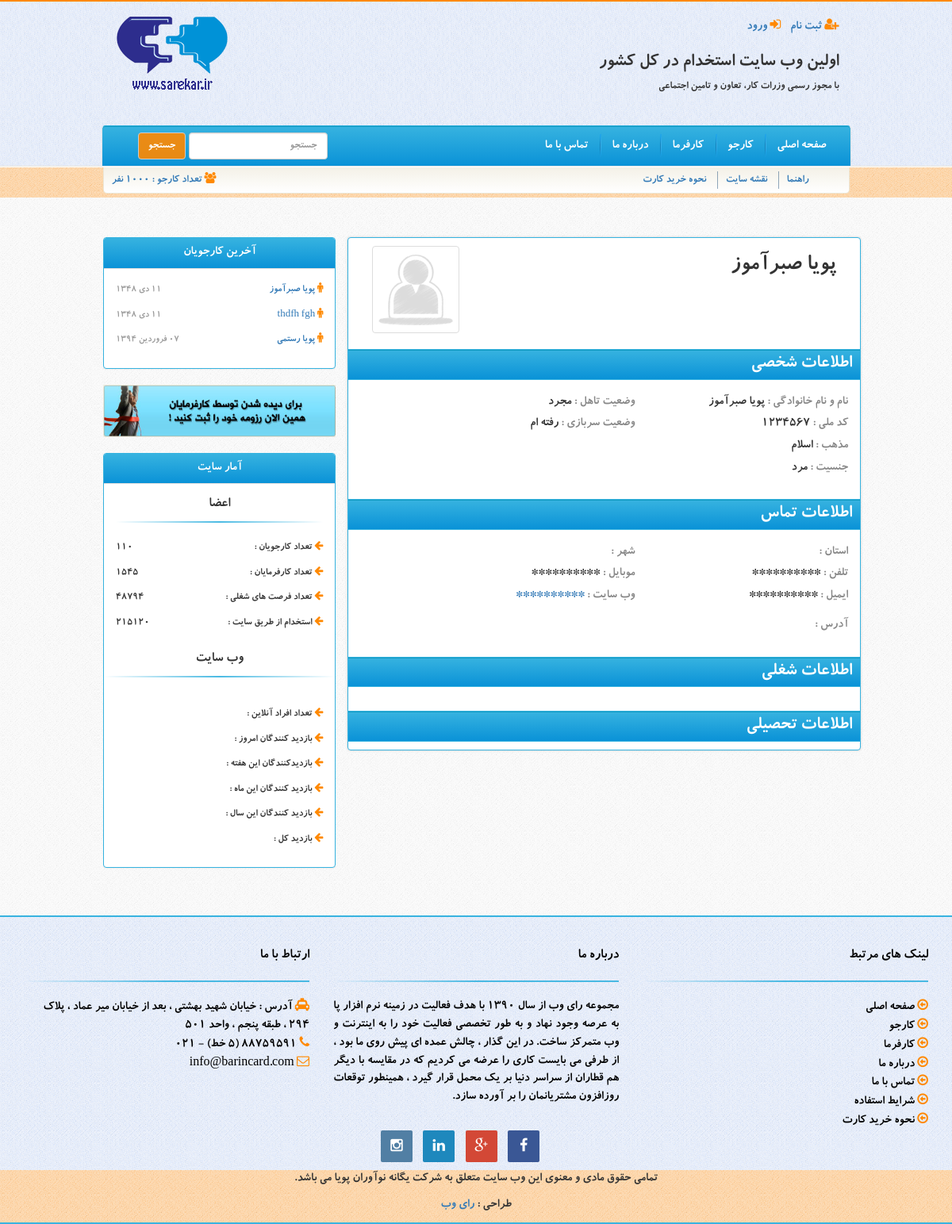
/?page=profile&id=1, run on an earlier commit of the app's database.
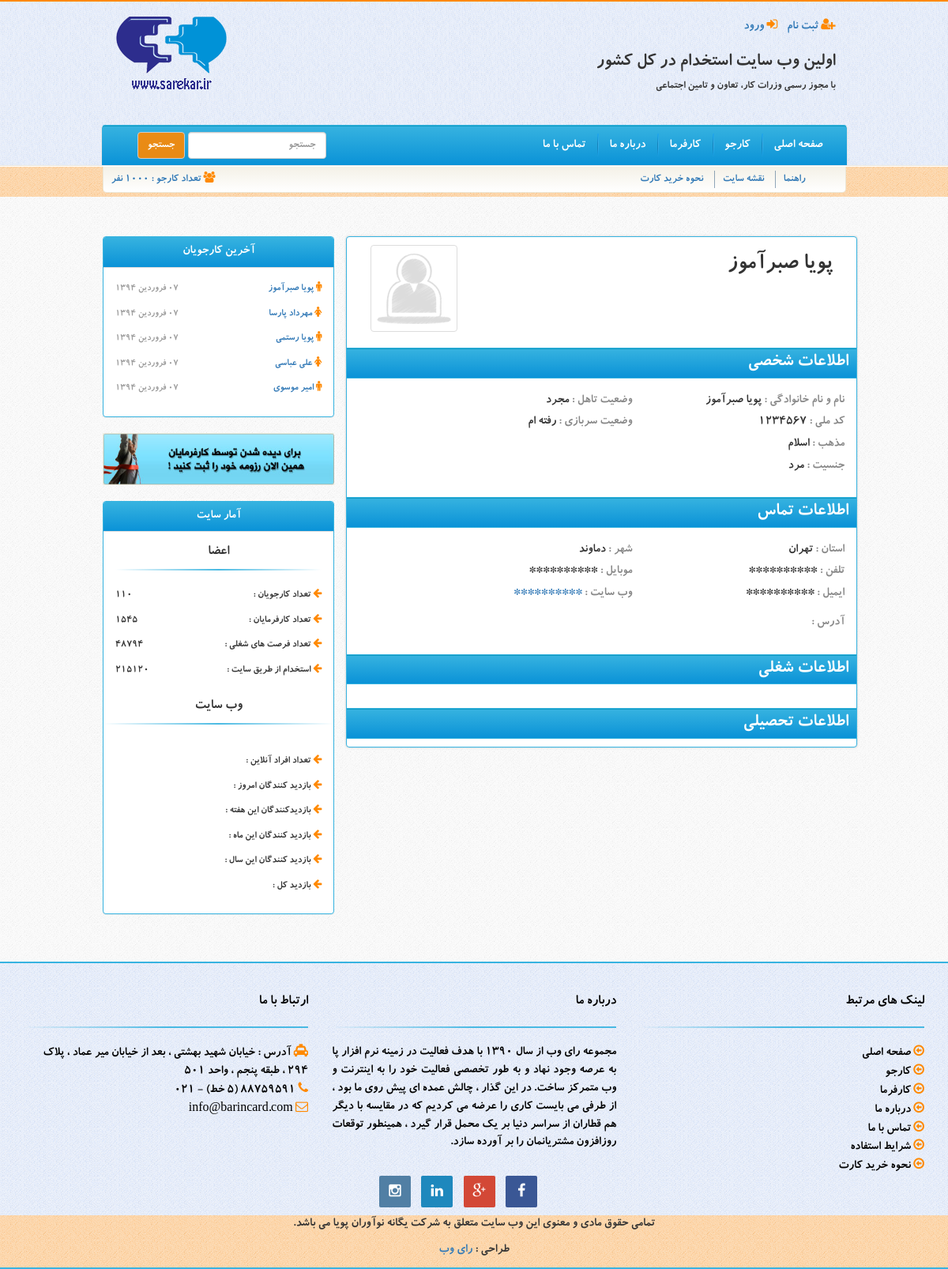
And on a later commit of the database.
### tables this page shows
CREATE TABLE IF NOT EXISTS `users` (
  `id` int(11) NOT NULL AUTO_INCREMENT,
  `activation_code` varchar(250) NOT NULL,
  `first_name` varchar(250) NOT NULL,
  `last_name` varchar(250) NOT NULL,
  `melli_code` varchar(250) NOT NULL,
  `password` varchar(250) NOT NULL,
  `religion` varchar(250) NOT NULL,
  `gender` varchar(250) NOT NULL,
  `soldiering_state` varchar(250) NOT NULL,
  `marriage_state` varchar(250) NOT NULL,
  `picture` varchar(250) NOT NULL,
  `birthday` bigint(20) NOT NULL,
  `mobile` varchar(250) NOT NULL,
  `tel` varchar(250) NOT NULL,
  `address` text NOT NULL,
  `email` varchar(250) NOT NULL,
  `website` varchar(250) NOT NULL,
  `job_state` varchar(250) NOT NULL,
  `job_kind` varchar(255) NOT NULL,
  `salary` varchar(255) NOT NULL,
  `province_id_2` int(11) NOT NULL,
  `city_id` int(11) NOT NULL,
  `about_me` text NOT NULL,
  `register_date` bigint(20) NOT NULL,
  PRIMARY KEY (`id`)
);

CREATE TABLE IF NOT EXISTS `city` (
  `id` int(11) NOT NULL AUTO_INCREMENT,
  `name` varchar(64) NOT NULL,
  `province` int(11) NOT NULL,
  PRIMARY KEY (`id`)
);

CREATE TABLE IF NOT EXISTS `province` (
  `id` int(10) unsigned NOT NULL AUTO_INCREMENT,
  `name` varchar(64) NOT NULL,
  PRIMARY KEY (`id`)
);

### core/jdf.php (called while the page is built, shortened)
<?php
function jdate($format,$timestamp='',$none='',$time_zone='Asia/Tehran',$tr_num='fa'){
 $T_sec=0;
 $ts=$T_sec+(($timestamp=='' or $timestamp=='now')?time():tr_num($timestamp));
 $date=explode('_',date('H_i_j_n_O_P_s_w_Y',$ts));
 list($j_y,$j_m,$j_d)=gregorian_to_jalali($date[8],$date[3],$date[2]);
 $sl=strlen($format);
 $out='';
 for($i=0; $i<$sl; $i++){
  $sub=substr($format,$i,1);
  switch($sub){
	case'd':
	$out.=($j_d<10)?'0'.$j_d:$j_d;
	break;
	case'F':
	$out.=jdate_words(array('mm'=>$j_m),' ');
	break;
	case'Y':
	$out.=$j_y;
	break;
	default:$out.=$sub;
  }
 }
 return($tr_num!='en')?tr_num($out,'fa','.'):$out;
}
function tr_num($str,$mod='en',$mf='٫'){
 $num_a=array('0','1','2','3','4','5','6','7','8','9','.');
 $key_a=array('۰','۱','۲','۳','۴','۵','۶','۷','۸','۹',$mf);
 return($mod=='fa')?str_replace($num_a,$key_a,$str):str_replace($key_a,$num_a,$str);
}
function jdate_words($array,$mod=''){
 foreach($array as $type=>$num){
  $num=(int)tr_num($num);
  switch($type){
	case'mm':
	$key=array
	('فروردین','اردیبهشت','خرداد','تیر','مرداد','شهریور','مهر','آبان','آذر','دی','بهمن','اسفند');
	$array[$type]=$key[$num-1];
	break;
  }
 }
 return($mod=='')?$array:implode($mod,$array);
}
function gregorian_to_jalali($g_y,$g_m,$g_d,$mod=''){
	$g_y=tr_num($g_y); $g_m=tr_num($g_m); $g_d=tr_num($g_d);
 $d_4=$g_y%4;
 $g_a=array(0,0,31,59,90,120,151,181,212,243,273,304,334);
 $doy_g=$g_a[(int)$g_m]+$g_d;
 $d_33=(int)((($g_y-16)%132)*.0305);
 $a=($d_33==3 or $d_33<($d_4-1) or $d_4==0)?286:287;
 $b=(($d_33==1 or $d_33==2) and ($d_33==$d_4 or $d_4==1))?78:(($d_33==3 and $d_4==0)?80:79);
 if($doy_g>$b){
  $jy=$g_y-621; $doy_j=$doy_g-$b;
 }else{
  $jy=$g_y-622; $doy_j=$doy_g+$a;
 }
 if($doy_j<187){
  $jm=(int)(($doy_j-1)/31); $jd=$doy_j-(31*$jm++);
 }else{
  $jm=(int)(($doy_j-187)/30); $jd=$doy_j-186-($jm*30); $jm+=7;
 }
 return($mod=='')?array($jy,$jm,$jd):$jy.$mod.$jm.$mod.$jd;
}

### include/profile/contact_info.php (the view, shortened to what this page needs)
<?php
	$contact_info_query = " SELECT users.mobile,users.website,users.tel,users.email,users.address,city.name AS city_name , province.name AS province_name FROM `users` INNER JOIN city ON users.city_id = city.id INNER JOIN
							province ON city.province = province.id WHERE users.id = '$user_id' LIMIT 1 ; " ;
	$contact_info_result = mysqli_query($connection,$contact_info_query);
	$contact_info_row = mysqli_fetch_assoc($contact_info_result);
	if($visit){
		$contact_info_row['mobile'] = substr_replace($contact_info_row['mobile'],'**********',0);
		$contact_info_row['tel'] = substr_replace($contact_info_row['tel'],'**********',0);
		$contact_info_row['email'] = substr_replace($contact_info_row['email'],'**********',0);
		$contact_info_row['website'] = substr_replace($contact_info_row['website'],'**********',0);
		}
?>
<div class="row">
        <h3 class="title">اطلاعات تماس</h3>
         <div class="col-sm-2" style="padding-left:0 !important">
        </div>
        <div class="col-sm-5">
        	<h4 class="title-info">شهر : <span class="detail"><?php echo $contact_info_row['city_name']; ?></span></h4>
            <h4 class="title-info">موبایل : <span class="detail"><?php echo $contact_info_row['mobile']; ?></span></h4>
            <h4 class="title-info">وب سایت : <span class="detail"><a target="_blank" href="<?php echo $contact_info_row['website']; ?>"><?php echo $contact_info_row['website']; ?></a></span></h4>
        </div>
        <div class="col-sm-5">
          <h4 class="title-info">استان : <span class="detail"><?php echo $contact_info_row['province_name']; ?></span></h4>
          <h4 class="title-info">تلفن : <span class="detail"><?php echo $contact_info_row['tel']; ?></span></h4>
          <h4 class="title-info">ایمیل : <span class="detail"><?php echo $contact_info_row['email']; ?></span></h4>
 		</div>
        <div class="col-xs-12">
        	<h4 class="title-info">آدرس : <span class="detail"><?php echo $contact_info_row['address']; ?></span></h4>
        </div>
</div>

### index.php (shortened to what this page needs)
<!DOCTYPE HTML>
<html>
<head>
    <link rel="stylesheet" href="css/bootstrap.min.css"
    type="text/css" media="all"/>
    <link rel="stylesheet" type="text/css" href="font-awesome/css/font-awesome.min.css">
    <link rel="stylesheet" type="text/css" href="css/custom.css"/>
    </head>
<body>
<div class="container-fluid header-bg">
	<div class="col-md-10 col-md-offset-1">
    	<div class="logo col-md-3 text-left">
        	<img src="images/logo.png">
        </div>
        <div class="col-md-9 top-header">
        	<ul>
            <?php
				if(!isset($_SESSION['active_user_id'])){
					echo '
					<li><a href="?page=signup"><i class="fa fa-user-plus"></i> ثبت نام </a></li>
					<li><a href="?page=login"><i class="fa fa-sign-in"></i> ورود </a></li>';
					}
			?>
            </ul>
            <h3>اولین وب سایت استخدام در کل کشور</h3>
            <h5>با مجوز رسمی وزرات کار، تعاون و تامین اجتماعی</h5>
        </div>
        <div class="clearfix"></div>
        <nav class="navbar navbar-default">
  <div class="container-fluid">
    <div class="collapse navbar-collapse" id="bs-example-navbar-collapse-1">
      <form class="navbar-form navbar-left" role="search">
        <div class="form-group">
          <input type="text" class="form-control" placeholder="جستجو">
        </div>
        <button type="submit" class="btn btn-default submit">جستجو</button>
      </form>
      <ul class="nav navbar-nav navbar-right">
        <li class="pull-right bg"><a href="?page=home">صفحه اصلی</a></li>
        <li class="pull-right bg"><a href="#">کارجو</a></li>
        <li class="pull-right bg"><a href="#">کارفرما</a></li>
        <li class="pull-right bg"><a href="?page=about">درباره ما</a></li>
        <li class="pull-right"><a href="?page=contact">تماس با ما</a></li>
      </ul>
    </div>
  </div>
</nav>
    </div>
</div>
	<div class="container-fluid header-bg1">
    <div class="col-md-10 col-md-offset-1" style="padding:0 17px;">
		<div class="header-bottom">
        	<ul>
            	<li class="border-left"><a href="#">راهنما</a></li>
                <li class="border-left"><a href="#">نقشه سایت</a></li>
                <li><a href="#">نحوه خرید کارت</a></li>
                <li class="pull-left"><a><i class="fa fa-users"></i> تعداد کارجو : 1000 نفر</a></li>
            </ul>
        </div>
        </div>
    </div>
	<div class="col-md-10 col-md-offset-1">
<?php
	if(isset($_GET['page'])){
				if(is_file('include/'.$_GET['page'].'.php')){
					include 'include/'.$_GET['page'].'.php';
					}else{
					die('صفحه مورد نظر وجود ندارد');
					}
				}else{
					include 'include/home.php';
					}
?>
	</div>
    <div class="footer">
    	<div class="container">
        <div class="row">
            <div class="col-md-4">
            	<div>
                   <h4>ارتباط با ما</h4>
                   <hr class="hr-beauty">
                   <ul>
                        <li><i class="fa fa-taxi"></i> آدرس : خیابان شهید بهشتی ، بعد از خیابان میر عماد ، پلاک 294 ، طبقه پنجم ، واحد 501 </li>
                        <li><i class="fa fa-phone"></i> 88759591 (5 خط) - 021 </li>
                        <li><i class="fa fa-envelope-o"></i><a href="mailto:info@barincard.com" title="Email Us"> info@barincard.com </a></li>
                    </ul>
                 </div>
            </div>
            <div class="col-md-4">
            	<div class="col">
                    <h4>درباره ما</h4>
                    <hr class="hr-beauty">
                    <p align="justify">مجموعه رای وب از سال 1390 با هدف فعالیت در زمینه نرم افزار پا به عرصه وجود نهاد و به طور تخصصی فعالیت خود را به اینترنت و وب متمرکز ساخت. در این گذار ، چالش عمده ای پیش روی ما بود ، از طرفی می بایست کاری را عرضه می کردیم که در مقایسه با دیگر هم قطاران از سراسر دنیا بر یک محمل قرار گیرد ، همینطور توقعات روزافزون مشتریانمان را بر آورده سازد. </p>
                </div>
            </div>
             <div class="col-md-4">
             	<div class="col">
                    <h4>لینک های مرتبط</h4>
                    <hr class="hr-beauty">
                    <ul>
                    	<li><a href="/home/"><i class="fa fa-arrow-circle-o-left"></i> صفحه اصلی </a></li>
                        <li><a href="/article/"><i class="fa fa-arrow-circle-o-left"></i> کارجو</a></li>
                        <li><a href="/hire/"><i class="fa fa-arrow-circle-o-left"></i> کارفرما</a></li>
                        <li><a href="/courses/"><i class="fa fa-arrow-circle-o-left"></i> درباره ما</a></li>
                        <li><a href="/works/"><i class="fa fa-arrow-circle-o-left"></i> تماس با ما</a></li>
                        <li><a href="/about/"><i class="fa fa-arrow-circle-o-left"></i> شرایط استفاده</a></li>
                        <li><a href="/contact/"><i class="fa fa-arrow-circle-o-left"></i> نحوه خرید کارت</a></li>
                    </ul>
                </div>
            </div>
        </div>
        <div class="container text-center col col-social-icons">
        <a href="https://www.facebook.com/raywebco" target="_blank"><i class="fa fa-facebook"></i></a>
        <a href="https://plus.google.com/communities/107271610650119455714"><i class="fa fa-google-plus"></i></a>
        <a href="#"><i class="fa fa-linkedin"></i></a>
        <a href="#"><i class="fa fa-instagram"></i></a>
        <br>
        </div>
    </div>
    </div>
    <div class="footer-end">
    	<p class="text-center">تمامی حقوق مادی و معنوی این وب سایت متعلق به شرکت یگانه نوآوران پویا می باشد.</p>
   		<p class="text-center">طراحی : <a href="http://rayweb.ir">رای وب</a></p>
    </div>
</body>
</html>

### include/profile.php (shortened to what this page needs)
<?php
	if(isset($_GET['id'])){
		$user_id = $_GET['id'];
		$visit = true;
	}else{
		$user_id = $_SESSION['active_user_id'];
		$visit = false;
		}
	$users_fetch_query = " SELECT * FROM `users` WHERE `id` = '$user_id' LIMIT 1 ; " ;
	$users_fetch_result = mysqli_query($connection,$users_fetch_query);
	$users_fetch_row = mysqli_fetch_assoc($users_fetch_result);
?>
<div class="home">
	<?php include 'left_nav.php'; ?>
	<div class="col-md-8 profile">
    	<div class="col-sm-3 img-personaly" dir="ltr">
        <?php
		if($users_fetch_row['picture']){
        	echo "<img src='images/personaly/$users_fetch_row[picture]' class='img-responsive img-thumbnail' style='margin:auto'>";
		}else{
			echo "<img src='images/personaly/profile.png' class='img-responsive img-thumbnail' style='margin:auto'>";
			}
		?>
        </div>
        <div class="col-sm-9">
        	<h2><?php echo $users_fetch_row['first_name'].' '.$users_fetch_row['last_name']; ?></h2>
        </div>
        <div class="clearfix"></div>
            <?php include 'profile/user_info.php'; ?>
            <?php include 'profile/contact_info.php'; ?>
            <?php include 'profile/job_info.php'; ?>
            <?php include 'profile/education_info.php'; ?>
</div>
</div>

### include/left_nav.php
<?php
	$last_users = '';
	$last_users_query = " SELECT * FROM `users` LIMIT 5 ; " ;
	$last_users_result = mysqli_query($connection,$last_users_query);
	while($last_users_row = mysqli_fetch_assoc($last_users_result)){
		$gender = 'male';
		if($last_users_row['gender'] == 'زن'){
		$gender = 'female';
			}
			$last_users_row['register_date'] = jdate("d F Y" , $last_users_row['register_date']);
			$last_users .= "<p><i class='fa fa-$gender'></i><a href='?page=profile&id=$last_users_row[id]'> $last_users_row[first_name] $last_users_row[last_name] </a>
							</p><p align='left'>$last_users_row[register_date]</p>";
		}
?>
<div class="col-md-4">
    	<div class="panel panel-default border">
          <div class="panel-heading">
            <h3 class="panel-title text-center">آخرین کارجویان</h3>
          </div>
          <div class="panel-body last-user">
            <?php echo $last_users; ?>
          </div>
        </div>
        <div>
        <img src="images/sidebar1.jpg" class="img-responsive">
        </div>
        <div class="panel panel-default stat border">
          <div class="panel-heading">
            <h2 class="panel-title text-center">آمار سایت</h2>
          </div>
          <div class="panel-body">
          	<h4 class="text-center">اعضا</h4>
            <hr class="hr-light">
            <p><i class="fa fa-arrow-left"></i> تعداد کارجویان : </p><p align="left">110</p>
            <p><i class="fa fa-arrow-left"></i> تعداد کارفرمایان :  </p><p align="left">1545</p>
            <p><i class="fa fa-arrow-left"></i> تعداد فرصت های شغلی :  </p><p align="left">48794</p>
            <p><i class="fa fa-arrow-left"></i> استخدام از طریق سایت :  </p><p align="left">215120</p>
          </div>
           <h4 class="text-center">وب سایت</h4>
            <hr class="hr-light">
          <div class="panel-body">
            <p><i class="fa fa-arrow-left"></i> تعداد افراد آنلاین :</p><p align="left"><?php echo $online; ?></p>
            <p><i class="fa fa-arrow-left"></i> بازدید کنندگان امروز :  </p><p align="left"><?php echo $day; ?></p>
            <p><i class="fa fa-arrow-left"></i> بازدیدکنندگان این هفته :  </p><p align="left"><?php echo $week; ?></p>
            <p><i class="fa fa-arrow-left"></i> بازدید کنندگان این ماه :  </p><p align="left"><?php echo $month; ?></p>
            <p><i class="fa fa-arrow-left"></i> بازدید کنندگان این سال :  </p><p align="left"><?php echo $year; ?></p>
            <p><i class="fa fa-arrow-left"></i> بازدید کل :  </p><p align="left"><?php echo $all; ?></p>
          </div>
        </div>
    </div>

### include/profile/user_info.php (shortened to what this page needs)
<div class="row">
            <h3 class="title">اطلاعات شخصی</h3>
            <div class="col-sm-2" style="padding-left:0 !important">
            </div>
            <div class="col-sm-5">
                <h4 class="title-info">وضعیت تاهل : <span class="detail"><?php echo $users_fetch_row['marriage_state']; ?></span></h4>
                <h4 class="title-info">وضعیت سربازی : <span class="detail"><?php echo $users_fetch_row['soldiering_state']; ?></span></h4>
            </div>
            <div class="col-sm-5">
              <h4 class="title-info">نام و نام خانوادگی : <span class="detail"><?php echo $users_fetch_row['first_name'].' '.$users_fetch_row['last_name']; ?></span></h4>
              <h4 class="title-info">کد ملی : <span class="detail"><?php echo $users_fetch_row['melli_code']; ?></span></h4>
              <h4 class="title-info">مذهب : <span class="detail"><?php echo $users_fetch_row['religion']; ?></span></h4>
              <h4 class="title-info">جنسیت : <span class="detail"><?php echo $users_fetch_row['gender']; ?></span></h4>
            </div>
</div>

### include/profile/job_info.php (shortened to what this page needs)
<div class="row">
	<h3 class="title">اطلاعات شغلی
	</h3>
</div>

### include/profile/education_info.php (shortened to what this page needs)
<div class="row">
        <h3 class="title">اطلاعات تحصیلی
    	</h3>
</div>

What changed in the data, as far as the page shows it:
changed users "صبرآموز": last_users_row "۱۱ دی ۱۳۴۸" → "۰۷ فروردین ۱۳۹۴"; city.name (not shown) → "دماوند"; province.name (not shown) → "تهران"
changed users: gender "مرد" → "زن" (drawn); first_name "thdfh" → "مهرداد"; last_name "fgh" → "پارسا"; last_users_row "۱۱ دی ۱۳۴۸" → "۰۷ فروردین ۱۳۹۴"
added users: first_name "علی", last_name "عباسی", last_users_row "۰۷ فروردین ۱۳۹۴"
added users: first_name "امیر", last_name "موسوی", last_users_row "۰۷ فروردین ۱۳۹۴"
